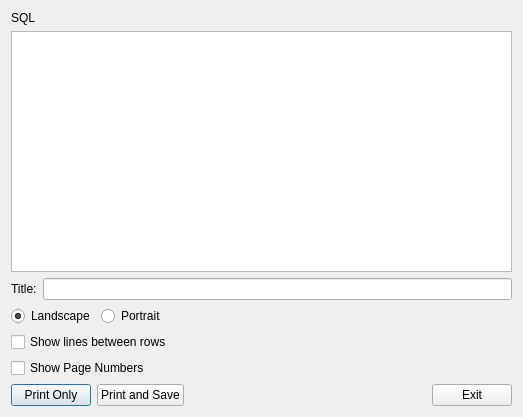
<?xml version="1.0" encoding="UTF-8"?>
<ui version="4.0">
 <class>LoadReportFromSQL</class>
 <widget class="QDialog" name="LoadReportFromSQL">
  <property name="geometry">
   <rect>
    <x>0</x>
    <y>0</y>
    <width>523</width>
    <height>417</height>
   </rect>
  </property>
  <property name="windowTitle">
   <string>Load Report From SQL</string>
  </property>
  <layout class="QVBoxLayout" name="verticalLayout">
   <item>
    <widget class="QLabel" name="label">
     <property name="text">
      <string>SQL</string>
     </property>
    </widget>
   </item>
   <item>
    <widget class="QPlainTextEdit" name="txtSQL"/>
   </item>
   <item>
    <layout class="QHBoxLayout" name="horizontalLayout">
     <item>
      <widget class="QLabel" name="label_2">
       <property name="text">
        <string>Title:</string>
       </property>
      </widget>
     </item>
     <item>
      <widget class="QLineEdit" name="txtTitle"/>
     </item>
    </layout>
   </item>
   <item>
    <layout class="QHBoxLayout" name="horizontalLayout_2">
     <item>
      <widget class="QRadioButton" name="optLandscape">
       <property name="text">
        <string>Landscape</string>
       </property>
       <property name="checked">
        <bool>true</bool>
       </property>
      </widget>
     </item>
     <item>
      <widget class="QRadioButton" name="optPortrait">
       <property name="text">
        <string>Portrait</string>
       </property>
      </widget>
     </item>
     <item>
      <spacer name="horizontalSpacer_2">
       <property name="orientation">
        <enum>Qt::Horizontal</enum>
       </property>
       <property name="sizeHint" stdset="0">
        <size>
         <width>40</width>
         <height>20</height>
        </size>
       </property>
      </spacer>
     </item>
    </layout>
   </item>
   <item>
    <layout class="QGridLayout" name="gridLayout">
     <item row="0" column="0">
      <widget class="QCheckBox" name="chkShowLines">
       <property name="text">
        <string>Show lines between rows</string>
       </property>
      </widget>
     </item>
     <item row="1" column="0">
      <widget class="QCheckBox" name="chkShowPageNumbers">
       <property name="text">
        <string>Show Page Numbers</string>
       </property>
      </widget>
     </item>
    </layout>
   </item>
   <item>
    <layout class="QHBoxLayout" name="horizontalLayout_3">
     <item>
      <widget class="QPushButton" name="cmdPrintOnly">
       <property name="text">
        <string>Print Only</string>
       </property>
      </widget>
     </item>
     <item>
      <widget class="QPushButton" name="cmdPrintAndSave">
       <property name="text">
        <string>Print and Save</string>
       </property>
      </widget>
     </item>
     <item>
      <spacer name="horizontalSpacer">
       <property name="orientation">
        <enum>Qt::Horizontal</enum>
       </property>
       <property name="sizeHint" stdset="0">
        <size>
         <width>40</width>
         <height>20</height>
        </size>
       </property>
      </spacer>
     </item>
     <item>
      <widget class="QPushButton" name="cmdExit">
       <property name="text">
        <string>Exit</string>
       </property>
      </widget>
     </item>
    </layout>
   </item>
  </layout>
 </widget>
 <resources/>
 <connections>
  <connection>
   <sender>cmdExit</sender>
   <signal>clicked()</signal>
   <receiver>LoadReportFromSQL</receiver>
   <slot>reject()</slot>
   <hints>
    <hint type="sourcelabel">
     <x>485</x>
     <y>395</y>
    </hint>
    <hint type="destinationlabel">
     <x>513</x>
     <y>359</y>
    </hint>
   </hints>
  </connection>
 </connections>
</ui>
